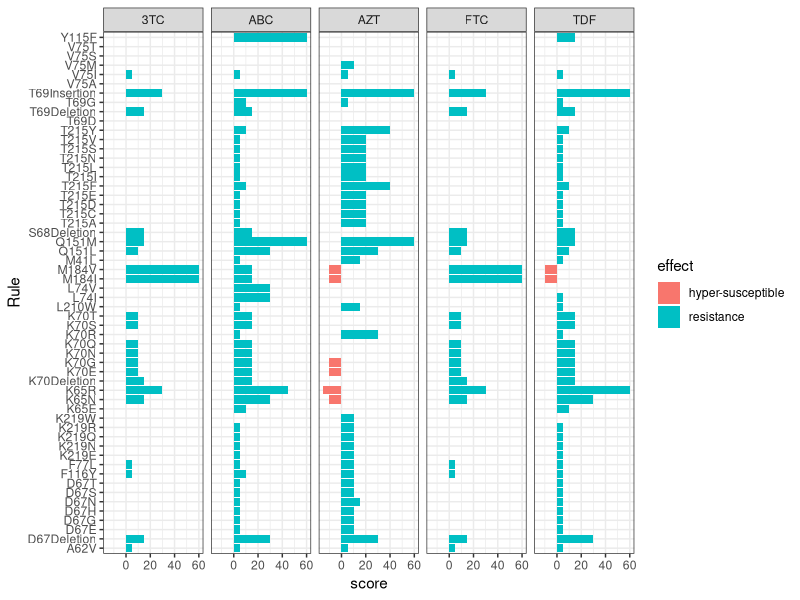

Generate this figure with R: (Note: this script raises an error after producing the figure.)
## ---- chunk 1
# packages required for this post
local({
  pkgs <- c(
    "dplyr",
    "readr",
    "stringr",
    "tidyr",
    "ggplot2",
    "knitr",
    "broom"
  )
  
  not_installed <- setdiff(pkgs, as.data.frame(installed.packages())$Package)
  if (length(not_installed)) {
    install.packages(not_installed)
  }
})
knitr::opts_chunk$set(echo = TRUE)

static_path <- "/post/2019-05-07-analysis-hiv-pandemic-part-2_files"
static_path <- "."
file_path <- "."

## ---- chunk 2
suppressPackageStartupMessages({
  library(dplyr)
  library(readr)
  library(stringr)
  library(tidyr)
  library(ggplot2)
  library(knitr)
  library(broom)
})
## ---- chunk 3
nrti_dr_scores <- read_tsv("ScoresNRTI_1555579653110.tsv", col_types = "cdcddddddd")

nrti_dr_scores %>% 
  select(Rule, ABC:AZT, FTC:TDF) %>% 
  gather(arv, score, 2:6) %>% 
  filter(!grepl(" ", Rule)) %>% 
  mutate(effect = ifelse(score > 0, "resistance", "hyper-susceptible")) %>% 
  
  ggplot(aes(x = Rule, y = score, fill = effect)) +
  geom_col() +
  coord_flip() +
  theme_bw() +
  facet_grid(. ~ arv)
## ---- chunk 4
knitr::include_graphics(file.path(static_path, "lamivu10.gif"))
## ---- chunk 5
# Read csv with time data
time_dat <- read_csv(
  "timeFile.csv", 
  col_types = "ccd",
  col_names = c("Run", "Description", "Measure")
)

head(time_dat) %>% 
  kable(caption = "First few lines of the benchmarking data.")
## ---- chunk 6
time_dat <- time_dat %>% 
  mutate(nSubmitted = str_extract(Run, "\\d+$") %>% as.numeric) %>% 
  select(-Run ) %>% 
  spread(Description, Measure)

head(time_dat) %>% 
  kable(caption = "First few lines of the benchmarking data after some cleaning.")
## ---- chunk 7
time_dat %>%
  ggplot(aes(x = nSubmitted, y = blastHits)) +
  geom_smooth(method = lm, se = FALSE, colour = "black", formula = y ~ x - 1, size = 0.25) +
  geom_point() +
  theme_bw() +
  xlab("Number of sequences submitted") +
  ylab("Number of sequences retrieved using blastn") +
  annotate("text", x = 41, y = 72, label = "y == 4.628 * x", parse = TRUE) +
  annotate("text", x = 40, y = 60, label = "R^2 == 0.998", parse = TRUE)
## ---- chunk 8
fit <- lm(blastHits ~ nSubmitted - 1, data = time_dat)
tidy(fit) %>% 
  kable(caption = "Regression analysis of the number of blast hits retrieved.") 
## ---- chunk 9
time_dat %>%
  ggplot(aes(x = nSubmitted, y = blast)) +
  geom_smooth(method = lm, se = FALSE, colour = "black", formula = y ~ x, size = 0.25) +
  geom_point(colour = "blue") +
  theme_bw() +
  xlab("Number of input sequences") + ylab("Time in seconds (blastn)") +
  annotate("text", x = 41, y = 90, label = "y == 11.0453 * x", parse = TRUE) +
  annotate("text", x = 40, y = 60, label = "R^2 == 0.9999", parse = TRUE)
## ---- chunk 10
fit <- lm(time_dat$blast ~ time_dat$nSubmitted)
tidy(fit) %>% 
  kable(caption = "Regression analysis of blastn time vs. number of sequences.") 
## ---- chunk 11
fit <- nls(mafftTime ~ b * blastHits^a, 
           start = list(a = 2, b = 0.1), 
           data = time_dat)

time_dat %>%
  ggplot(aes(x = blastHits, y = mafftTime)) +
  geom_point(colour = "blue") +
  geom_smooth(
    method = "nls",
    formula = y ~ b * x^a,
    se = FALSE, 
    method.args = list(start = c(a = 2, b = 0.1)),
    colour = "black", size = 0.25
  ) +
  annotate("text", x = 190, y = 1800, label = "y == 0.153 * x^1.92", parse = TRUE) +
  theme_bw() +
  xlab("Number of sequences in alignment") + 
  ylab("Time in seconds (MAFFT)")
## ---- chunk 12
tidy(fit) %>% 
  kable(caption = "Regression analysis of multiple sequence alignment.")
